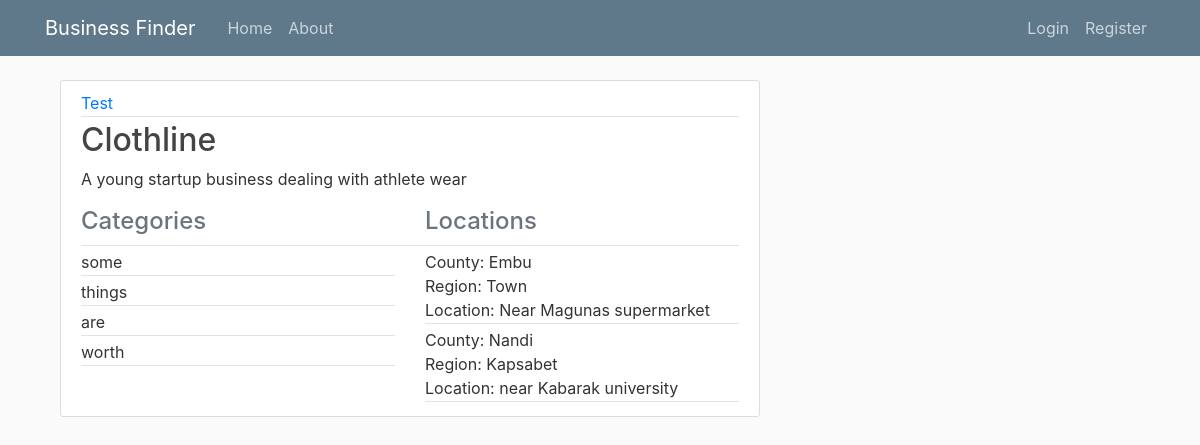
Screenshot of /business/5 with the database file from the repository.
### app/model.py (models this page shows, shortened)
class User(db.Model, UserMixin):
    id = db.Column(db.Integer, primary_key=True)
    username = db.Column(db.String(20), unique=True, nullable=False)
    email = db.Column(db.String(120), unique=True, nullable=False)
    image_file = db.Column(db.String(20), default='default.png', nullable=False)
    password = db.Column(db.String(64), nullable=False)
    businesses = db.relationship('Business', backref='owner', lazy=True)

class Business(db.Model):
    id = db.Column(db.Integer, primary_key=True)
    name = db.Column(db.String(100), nullable=False)
    description = db.Column(db.String(500), nullable=False)
    date_added = db.Column(db.DateTime, nullable=False, default=datetime.utcnow)
    user_id = db.Column(db.Integer, db.ForeignKey('user.id'), nullable=False)
    categories = db.relationship('Category', backref='business', lazy=True)
    locations = db.relationship('Location', backref='business', lazy=True)
    reviews = db.relationship('Review', backref='business', lazy=True)

class Category(db.Model):
    id = db.Column(db.Integer, primary_key=True)
    business_id = db.Column(db.Integer, db.ForeignKey('business.id'), nullable=False)
    category = db.Column(db.String(20), nullable=False)

class Location(db.Model):
    id = db.Column(db.Integer, primary_key=True)
    business_id = db.Column(db.Integer, db.ForeignKey('business.id'), nullable=False)
    county = db.Column(db.String(50), nullable=False)
    region = db.Column(db.String(50), nullable=False)
    location = db.Column(db.String(200), nullable=False)

### app/views.py (the view)
@app.route('/business/<int:biz_id>', methods=['POST', 'GET'])
def business(biz_id):
    data = Business.query.get_or_404(biz_id)
    category = Category.query.filter_by(business_id=biz_id).all()
    location = Location.query.filter_by(business_id=biz_id).all()
    app = {
        "title": "Business Profile"
    }
    return render_template('business_info.html', app=app, post=data, categories=category, locations=location)

### app/templates/business_info.html (shortened to what this page needs)
{% extends "layout.html" %}
{% block content %}
    <div class="container-fluid">
        <div class="row">
            <div class="col-sm-12">
                    <article class="media content-section">
                        <div class="media-body">
                            <div class="article-metadata">
                                <a class="mr-2" href="#">{{ post.owner.username }}</a>
                            </div>
                            <h2><a class="article-title" href="#">{{ post.name }}</a></h2>
                            <p class="article-content">{{ post.description }}</p>
                            <div class="article-metadata">
                                <div class=row>
                                    <div class="col-sm-6">
                                        <h4 class="text-muted">Categories</h4>
                                    </div>
                                    <div class="col-sm-6">
                                        <h4 class="text-muted">Locations</h4>
                                    </div>
                                </div>
                            </div>
                            <div class="row">
                                <div class="col-sm-6">
                                    {% for category in categories %}
                                        {% if post.owner == current_user %}
                                            <p class="article-content article-metadata">{{ category.category }}
                                                <a class="m-1" href="{{ url_for('updateBusinessInfo',biz_id=post.id,category='category',cat_id=category.id) }}">Delete</a></p>
                                        {% else %}
                                            <p class="article-content article-metadata">{{ category.category }}</p>
                                        {% endif %}
                                    {% endfor %}
                                </div>
                                <div class="col-sm-6">
                                    {% for location in locations %}
                                        {% if post.owner == current_user %}
                                            <p class="article-content article-metadata">County: {{ location.county }}
                                                    Region: {{ location.region }}
                                                    Location: {{ location.location }}
                                                <a class="m-1" href="{{ url_for('updateBusinessInfo',biz_id=post.id,category='location',cat_id=location.id) }}">Delete</a></p>
                                        {% else %}
                                        <p class="article-content article-metadata">County: {{ location.county }}
                                                Region: {{ location.region }}
                                                Location: {{ location.location }}</p>
                                        {% endif %}
                                    {% endfor %}
                                </div>
                            </div>
                        </div>
                  </article>
                </div>
            </div>
        </div>
    </div>
{% endblock content %}

### app/static/default.css (style rules this page uses)
body { background: #fafafa; color: #333333; margin-top: 5rem; }
h1, h2, h3, h4, h5, h6 { color: #444444; }
.content-section { background: #ffffff; padding: 10px 20px; border: 1px solid #dddddd; border-radius: 3px; margin-bottom: 20px; }
.article-title { color: #444444; }
.article-content { white-space: pre-line; }
.article-metadata { padding-bottom: 1px; margin-bottom: 4px; border-bottom: 1px solid #e3e3e3 }

### rows the page displays
User: owner.username "Test"
Business: name "Clothline", description "A young startup business dealing with athlete wear"
Category: category "some"
Category: category "things"
Category: category "are"
Category: category "worth"
Location: county "Embu", region "Town", location "Near Magunas supermarket"
Location: county "Nandi", region "Kapsabet", location "near Kabarak university"
